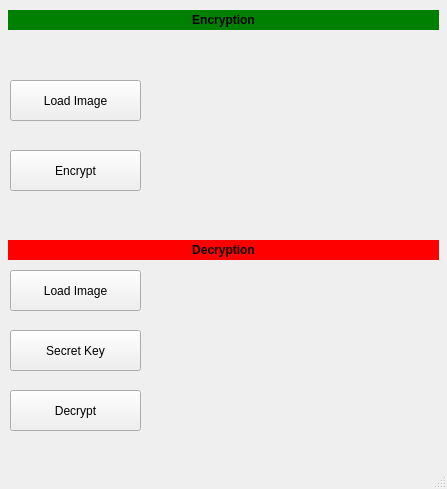
<?xml version="1.0" encoding="UTF-8"?>
<ui version="4.0">
 <class>MainWindow</class>
 <widget class="QMainWindow" name="MainWindow">
  <property name="geometry">
   <rect>
    <x>0</x>
    <y>0</y>
    <width>447</width>
    <height>489</height>
   </rect>
  </property>
  <property name="windowTitle">
   <string>MainWindow</string>
  </property>
  <widget class="QWidget" name="centralwidget">
   <widget class="QPushButton" name="pushButton_load_encrypt">
    <property name="geometry">
     <rect>
      <x>10</x>
      <y>80</y>
      <width>131</width>
      <height>41</height>
     </rect>
    </property>
    <property name="text">
     <string>Load Image</string>
    </property>
   </widget>
   <widget class="QLabel" name="label_encrypt">
    <property name="geometry">
     <rect>
      <x>160</x>
      <y>40</y>
      <width>251</width>
      <height>181</height>
     </rect>
    </property>
    <property name="text">
     <string/>
    </property>
   </widget>
   <widget class="QPushButton" name="pushButton_encrypt">
    <property name="geometry">
     <rect>
      <x>10</x>
      <y>150</y>
      <width>131</width>
      <height>41</height>
     </rect>
    </property>
    <property name="text">
     <string>Encrypt</string>
    </property>
   </widget>
   <widget class="QLabel" name="label_2">
    <property name="geometry">
     <rect>
      <x>8</x>
      <y>10</y>
      <width>431</width>
      <height>20</height>
     </rect>
    </property>
    <property name="font">
     <font>
      <bold>true</bold>
     </font>
    </property>
    <property name="layoutDirection">
     <enum>Qt::LayoutDirection::LeftToRight</enum>
    </property>
    <property name="styleSheet">
     <string notr="true">background-color : green</string>
    </property>
    <property name="text">
     <string>Encryption</string>
    </property>
    <property name="alignment">
     <set>Qt::AlignmentFlag::AlignCenter</set>
    </property>
   </widget>
   <widget class="QLabel" name="label_3">
    <property name="geometry">
     <rect>
      <x>8</x>
      <y>240</y>
      <width>431</width>
      <height>20</height>
     </rect>
    </property>
    <property name="font">
     <font>
      <bold>true</bold>
     </font>
    </property>
    <property name="layoutDirection">
     <enum>Qt::LayoutDirection::LeftToRight</enum>
    </property>
    <property name="styleSheet">
     <string notr="true">background-color : red</string>
    </property>
    <property name="text">
     <string>Decryption</string>
    </property>
    <property name="alignment">
     <set>Qt::AlignmentFlag::AlignCenter</set>
    </property>
   </widget>
   <widget class="QPushButton" name="pushButton_load_decrypt">
    <property name="geometry">
     <rect>
      <x>10</x>
      <y>270</y>
      <width>131</width>
      <height>41</height>
     </rect>
    </property>
    <property name="text">
     <string>Load Image</string>
    </property>
   </widget>
   <widget class="QPushButton" name="pushButton_secret_key">
    <property name="geometry">
     <rect>
      <x>10</x>
      <y>330</y>
      <width>131</width>
      <height>41</height>
     </rect>
    </property>
    <property name="text">
     <string>Secret Key</string>
    </property>
   </widget>
   <widget class="QLabel" name="label_decrypt">
    <property name="geometry">
     <rect>
      <x>160</x>
      <y>270</y>
      <width>251</width>
      <height>171</height>
     </rect>
    </property>
    <property name="text">
     <string/>
    </property>
   </widget>
   <widget class="QPushButton" name="pushButton_decrypt">
    <property name="geometry">
     <rect>
      <x>10</x>
      <y>390</y>
      <width>131</width>
      <height>41</height>
     </rect>
    </property>
    <property name="text">
     <string>Decrypt</string>
    </property>
   </widget>
  </widget>
  <widget class="QMenuBar" name="menubar">
   <property name="geometry">
    <rect>
     <x>0</x>
     <y>0</y>
     <width>447</width>
     <height>22</height>
    </rect>
   </property>
  </widget>
  <widget class="QStatusBar" name="statusbar"/>
 </widget>
 <resources/>
 <connections/>
</ui>
